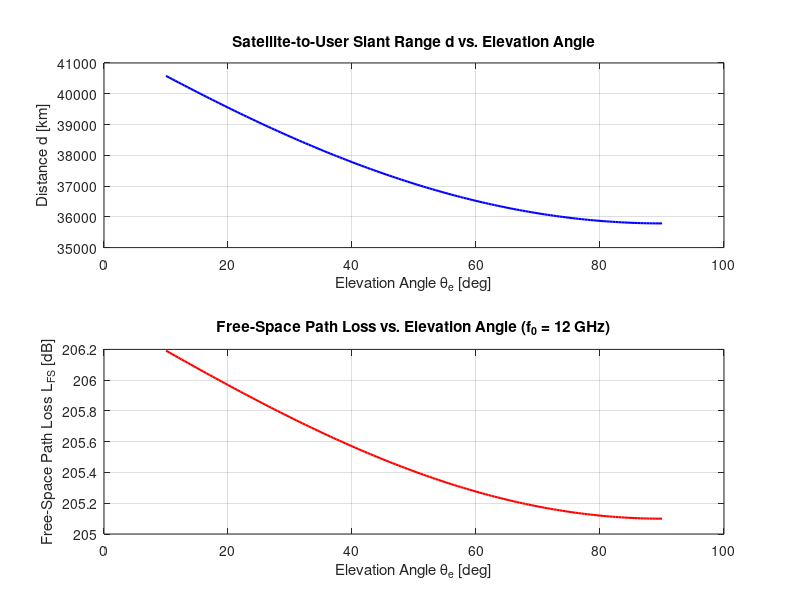

This figure's MATLAB source:
close all;
clear; 
clc;

f0 = 12*10^9;   
% 12GHz Falls right in the center of the ITU Region 1 Ku-band 
%               downlink allocation dedicated to Broadcasting Satellite Services 
%               (BSS) and Fixed Satellite Services (FSS)

B = 36*10^6;    
% 36MHz Standard channelization width for Ku-band satellite transponders 
% on major European DTH fleets

PTX = 50;       
% 50W Represents a realistic RF power allocation per carrier/transponder 
% from a satellite Traveling Wave Tube Amplifier (TWTA)

DTX = 2;        
% 2m Typical diameter for a shaped-reflector Ku-band spacecraft downlink 
% antenna designed to generate a continental/regional footprint

DRX = 0.6;      
% 0.6m Standard $60\text{ cm}$ parabolic offset dish for residential 
% DTH television reception in Europe.

Thetae = 40;    
% 40° Realistic mid-latitude look angle for a user in Central/Southern Europe

Tsys = 180;     
% 180K Standard clear-sky receiving system noise temperature for a modern 
% residential Ku-band setup.

RE = 6371; % 6371km
h = 35786; % 35786 km
c  = 3e8;               % Speed of light [m/s]
lambda = c / f0;        % Wavelength [m] 
d = sqrt((RE+h)^2 - RE^2*cosd(Thetae)^2) - RE*sind(Thetae);

theta_vec = 10:0.5:90;
d_vec = sqrt((RE + h)^2 - RE^2 * cosd(theta_vec).^2) - RE * sind(theta_vec);
Lfs_dB = 20 * log10(4 * pi * (d_vec * 1e3) / lambda);

figure('Name', 'Slant Range and FSPL vs Elevation Angle');

subplot(2, 1, 1);
plot(theta_vec, d_vec, 'b-', 'LineWidth', 1.5);
grid on;
xlabel('Elevation Angle \theta_e [deg]');
ylabel('Distance d [km]');
title('Satellite-to-User Slant Range d vs. Elevation Angle');


subplot(2, 1, 2);
plot(theta_vec, Lfs_dB, 'r-', 'LineWidth', 1.5);
grid on;
xlabel('Elevation Angle \theta_e [deg]');
ylabel('Free-Space Path Loss L_{FS} [dB]');
title('Free-Space Path Loss vs. Elevation Angle (f_0 = 12 GHz)');
exportgraphics(gcf, "A2_3_1.png", 'Resolution', 300);

% 1. Monotonic Decrease with Elevation Angle:
%    Both the satellite-to-user slant range d and the free-space path loss L_FS
%    decrease monotonically as the elevation angle theta_e increases from 10 deg
%    to 90 deg. At theta_e = 10 deg (near the horizon), the signal travels the
%    longest path (d = 40581.2 km, L_FS = 206.19 dB). At theta_e = 90 deg
%    (sub-satellite zenith), the user is directly beneath the GEO satellite,
%    so d reduces to the orbital altitude h = 35786 km (L_FS = 205.10 dB).
%
% 2. Small Variation Across the Elevation Range:
%    Because the GEO altitude is much larger than the Earth's radius (h >> R_E),
%    the slant range varies by only ~4795 km (~11.8%) across the entire 10-90 deg
%    interval. Due to the logarithmic scaling of L_FS = 20*log10(4*pi*d/lambda),
%    this translates into a total variation of just 1.09 dB in free-space loss.
%    For our selected elevation angle theta_e = 40 deg, d = 37778.3 km and
%    L_FS = 205.57 dB, sitting roughly midway between the two extremes.
%
% 3. Practical System Implications:
%    Although free-space path loss changes by only ~1.1 dB with elevation angle,
%    low elevation angles (theta_e < 20 deg) must still be avoided in practical
%    DTH systems because the signal traverses a much thicker slice of the
%    troposphere (increasing rain attenuation and gaseous absorption) and the
%    receiving antenna picks up higher thermal noise from the warm ground.
